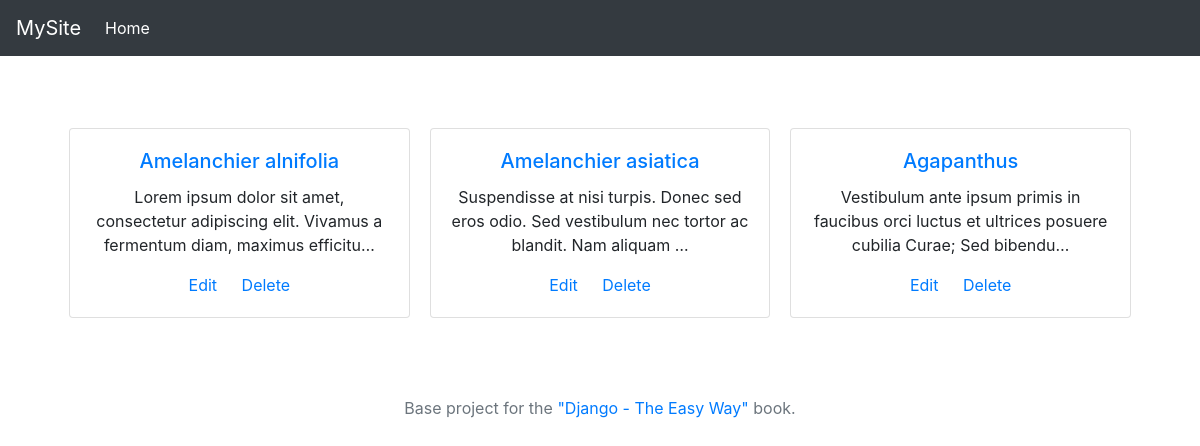
The page / on the database its author committed.
### myapp/models.py (models this page shows, shortened)
class Flower(models.Model):
    title = models.CharField(max_length=255, default='')
    description = models.TextField(default='')
    slug = models.SlugField(blank=True, default='')

### myapp/views.py (the view)
# urls.py: path('', myapp_views.index, name='index'),
def index(request):
    flowers = Flower.objects.all()
    return render(request, 'myapp/index.html', {'flowers': flowers })

### myapp/templates/myapp/index.html
{% extends 'base/base.html' %}
{% block content %}
<div class="card-columns">
  {% for flower in flowers %}
  <div class="card">
    <div class="card-body">
      <h5 class="card-title"><a href="{% url 'detail' flower.slug %}">{{ flower.title }}</a></h5>
      <p class="card-text">{{ flower.description | truncatechars:100 }}</p>
      <a href="/admin/myapp/flower/{{ flower.id }}/change/" class="card-link">Edit</a>
      <a href="/admin/myapp/flower/{{ flower.id }}/delete/" class="card-link">Delete</a>
    </div>
  </div>
  {% endfor %}
</div>
{% endblock %}

### base/templates/base/base.html (shortened to what this page needs)
{% load static %}
<!doctype html>
<html lang="en">
  <head>
    <link rel="stylesheet" href="https://stackpath.bootstrapcdn.com/bootstrap/4.1.3/css/bootstrap.min.css">
    <link rel="stylesheet" href="{% static 'base/css/site.css' %}">
  </head>
  <body>
    <nav class="navbar navbar-expand-md navbar-dark bg-dark fixed-top">
      <a class="navbar-brand" href="/">MySite</a>
      <div class="collapse navbar-collapse" id="navbarsExampleDefault">
	<ul class="navbar-nav mr-auto">
	  <li class="nav-item active">
            <a class="nav-link" href="/">Home <span class="sr-only">(current)</span></a>
	  </li>
	</ul>
      </div>
    </nav>
    <main role="main" class="container">
      <div class="starter-template">
	{% block content %}{% endblock %}
      </div>
    </main>
    <footer class="footer">
      <div class="container">
	<span class="text-muted">
	Base project for the <a target="_blank" href="https://leanpub.com/django-the-easy-way">"Django - The Easy Way" </a>book.
	</span>
      </div>
    </footer>
  </body>
</html>

### base/static/base/css/site.css (style rules this page uses)
body { padding-top: 5rem; }
.starter-template { padding: 3rem 1.5rem; text-align: center; }
.footer { text-align: center; font-size: 16px; height: 60px; line-height: 60px; }

### rows shown on the page
Flower: title "Amelanchier alnifolia", description "Lorem ipsum dolor sit amet, consectetur adipiscing elit. Vivamus a fermentum diam, maximus efficitu…"
Flower: title "Amelanchier asiatica", description "Suspendisse at nisi turpis. Donec sed eros odio. Sed vestibulum nec tortor ac blandit. Nam aliquam …"
Flower: title "Agapanthus", description "Vestibulum ante ipsum primis in faucibus orci luctus et ultrices posuere cubilia Curae; Sed bibendu…"
